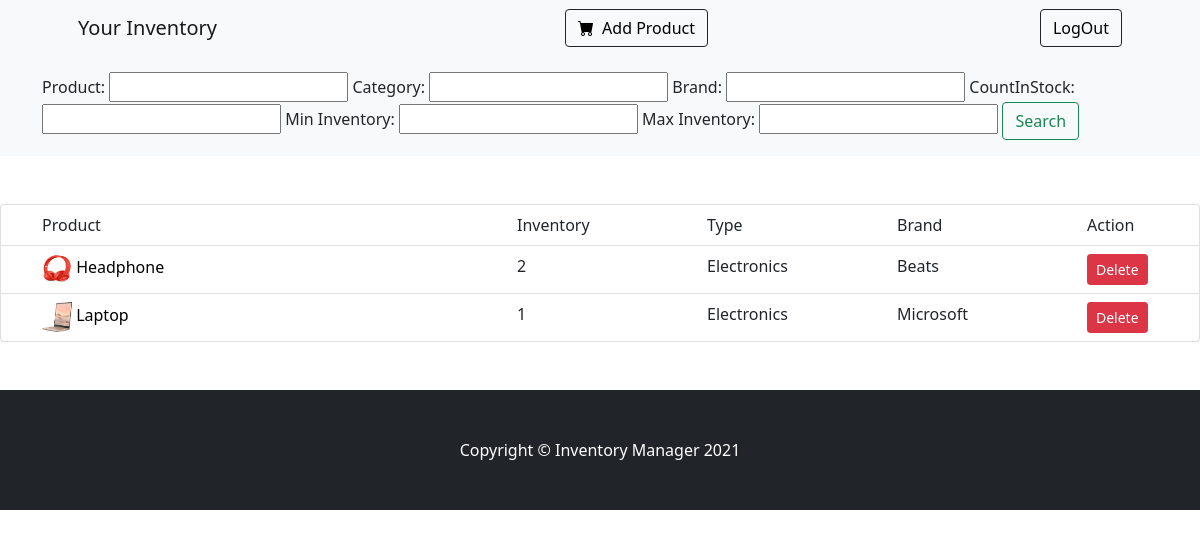
/inventory/ (signed in), run on the app's committed database.
### home/models.py (models this page shows, shortened)
class Product(models.Model):
    user = models.ForeignKey(User, on_delete=models.CASCADE)
    name = models.CharField(max_length=100)
    description = models.TextField(null=True, blank=True)
    date_posted = models.DateTimeField(auto_now=True)
    category = models.CharField(max_length=100)
    brand = models.CharField(max_length=200, null=True, blank=True)
    countInStock = models.IntegerField(default=0)
    image = models.ImageField(default='default.png', upload_to='product_pics')

### home/views.py (the view)
# urls.py: path('inventory/', views.InventoryView, name="home"),
@login_required
def InventoryView(request):
    products = request.user.product_set.all().order_by('date_posted')
    product_filter = ProductFilter(request.GET, queryset=products)
    products = product_filter.qs
    context = {'products': products, 'product_filter':product_filter}
    return render(request, 'home/home.html', context)

### home/templates/home/home.html (shortened to what this page needs)
{% extends "home/base.html" %} {% block content %}
<nav class="navbar navbar-expand-lg navbar-light bg-light">
  <div class="container px-4 px-lg-5">
    <a class="navbar-brand" href=" {% url 'home' %} ">Your Inventory</a>
      <button class="btn btn-outline-dark" type="button">
        <a class="mr-2" href="{% url 'create' %}">
          <i class="bi-cart-fill me-1"></i> Add Product</a
        >
      </button>
      <button class="btn btn-outline-dark" type="button">
        <a class="mr-2" href="{% url 'logout' %}">
          LogOut</a
        >
      </button>
    </div>
</nav>
<div class="p-3 mb-2 bg-light text-dark">
  <div class="container">
    <form action="{% url 'search-results' %}" method="get" class="form-inline" >
      {{ product_filter.form }}
      <input type="submit" class="btn btn-outline-success my-2 my-sm-0" value="Search">
    </form>
  </div>
</div>
{% if user.is_authenticated %}
<ul class="list-group my-5">
  <li class="list-group-item">
    <div class="container">
      <div class="row">
        <div class="col-sm-5">Product</div>
        <div class="col-sm-2">Inventory</div>
        <div class="col-sm-2">Type</div>
        <div class="col-sm-2">Brand</div>
        <div class="col-sm-1">Action</div>
      </div>
    </div>
  </li>
  {% for product in products %}
  <li class="list-group-item">
    <div class="container">
      <div class="row">
        <div class="col-sm-5">
          <img src="{{product.image.url}}" width="30" height="30" />
          <a class="mr-2" href="{% url 'update' product.id%}"
            >{{product.name}}</a
          >
        </div>
        <div class="col-sm-2">{{product.countInStock}}</div>
        <div class="col-sm-2">{{product.category}}</div>
        <div class="col-sm-2">{{product.brand}}</div>
        <div class="col-sm-1">
          <a
            class="btn btn-danger btn-sm"
            href=" {% url 'delete' product.id %} "
            onclick="return confirm('Are you sure you want to delete this item?');"
          >
            Delete
          </a>
        </div>
      </div>
    </div>
  </li>
  {% endfor %}
</ul>
{% else %}
<h3>Please Login First!</h3>
{% endif %} {% endblock content %}

### home/templates/home/base.html (style rules this page uses)
a { color: black; text-decoration: none; }

### data on the page
Product: image (picture), name "Headphone", countInStock "2", category "Electronics", brand "Beats"
Product: image (picture), name "Laptop", countInStock "1", category "Electronics", brand "Microsoft"
